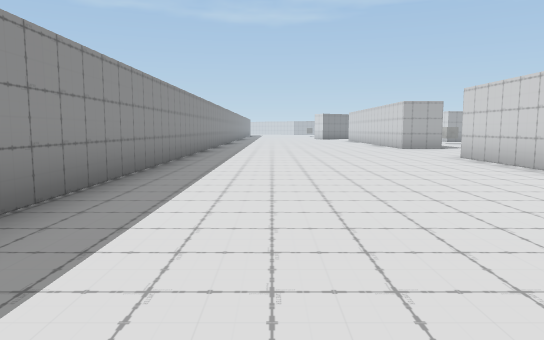
view 1 (above)

24 first-person views from a walk through a Unity game level. The camera is 1.3 m above the floor, tilts 6° down and sees 70° across. The floor is counted in squares, 2 m on a side. Each view is taken from the middle of a square. On the plan, view 1 faces up. The plan holds only what a view shows up to about 11 squares ahead; the rest is blank. The place goes on beyond the plan. Some surface patterns are stand-ins.

view 2
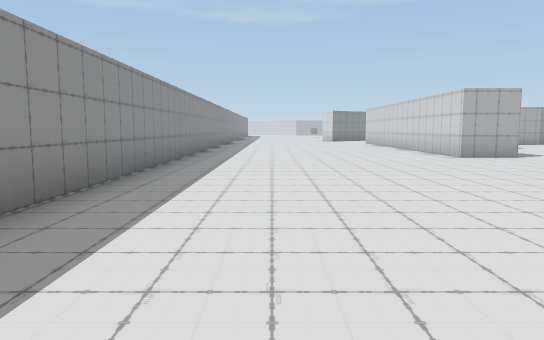

view 3
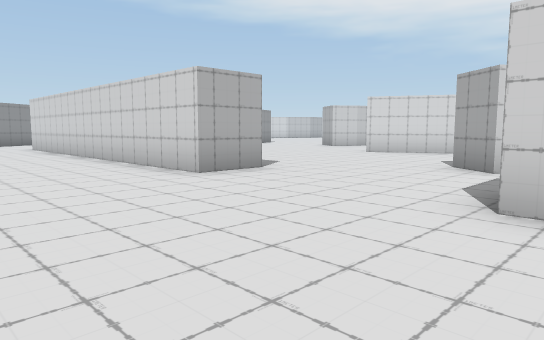

view 4
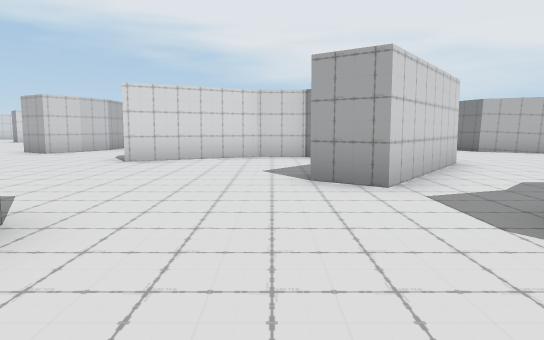

view 5
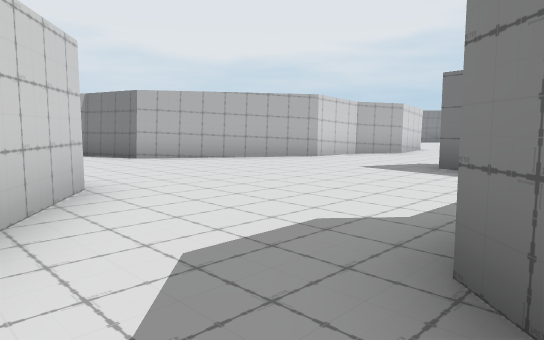

view 6
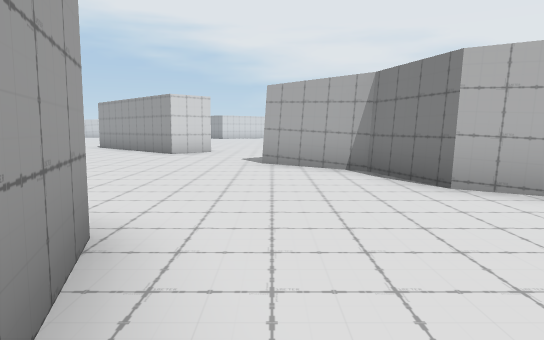

view 7
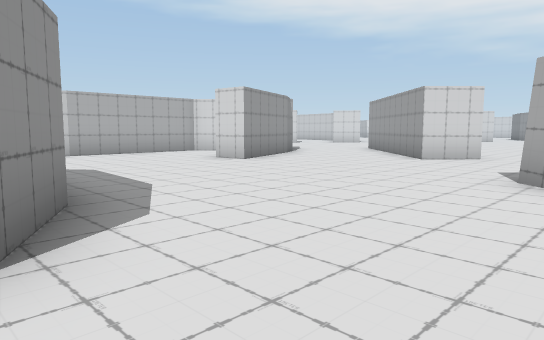

view 8
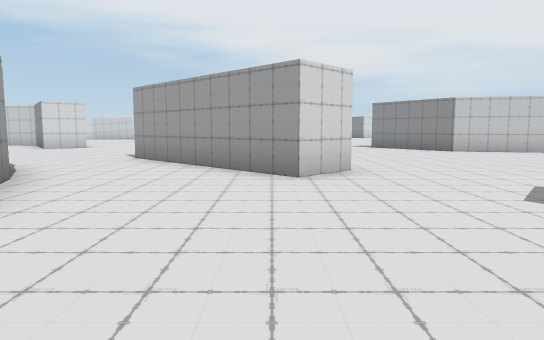

view 9
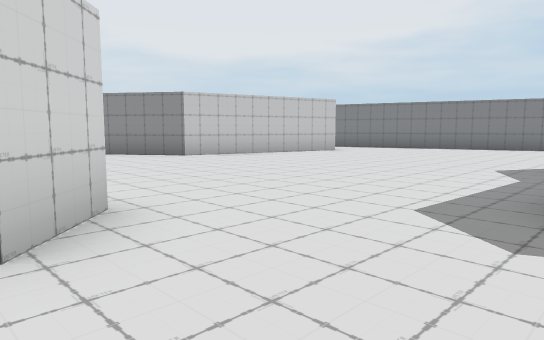

view 10
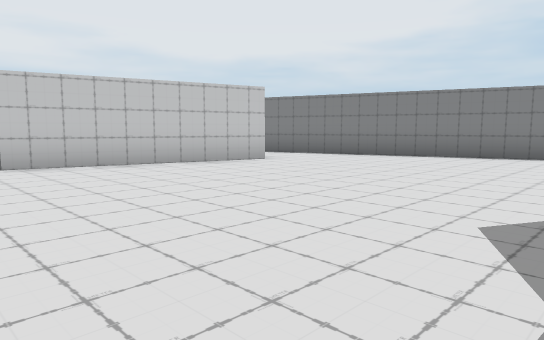

view 11
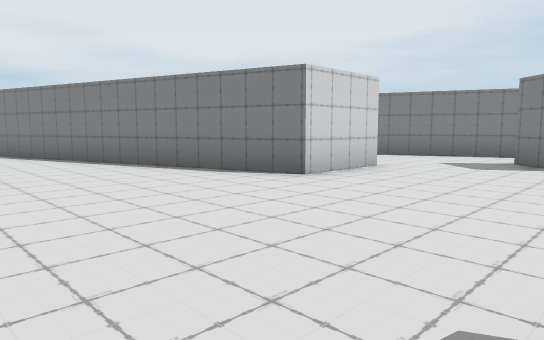

view 12
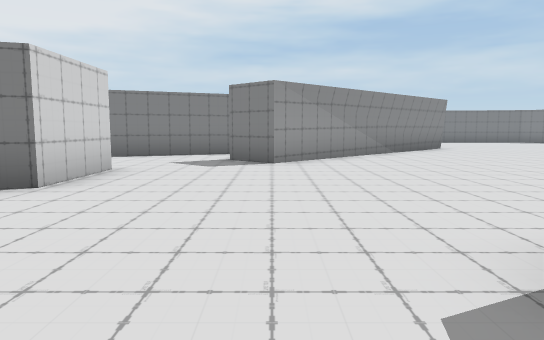

view 13
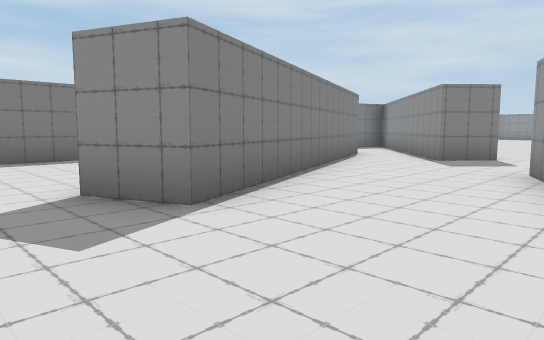

view 14
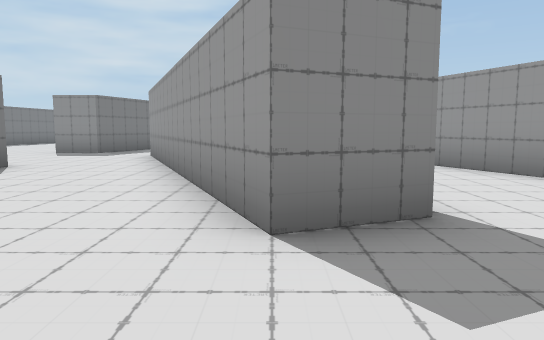

view 15
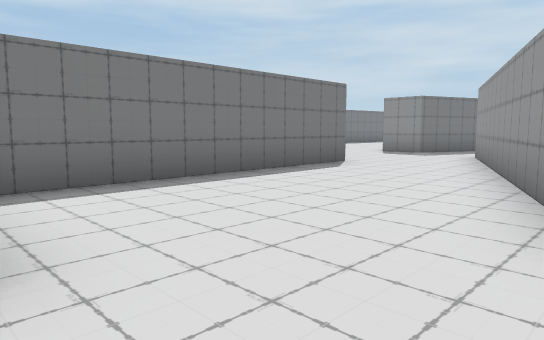

view 16
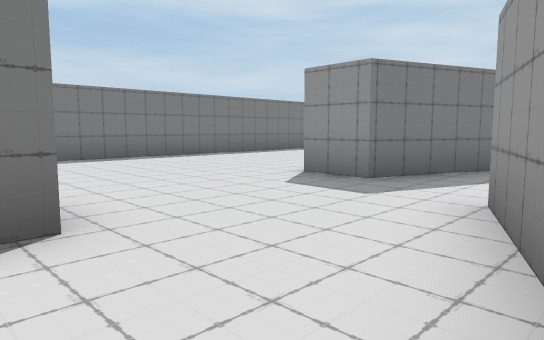

view 17
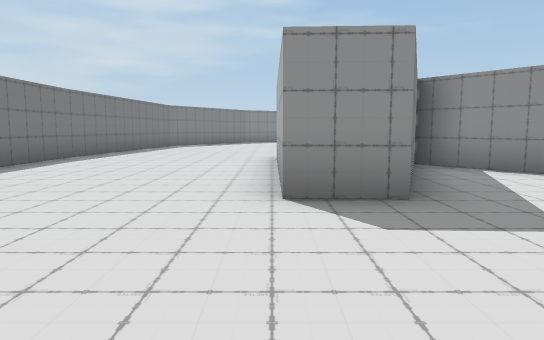

view 18
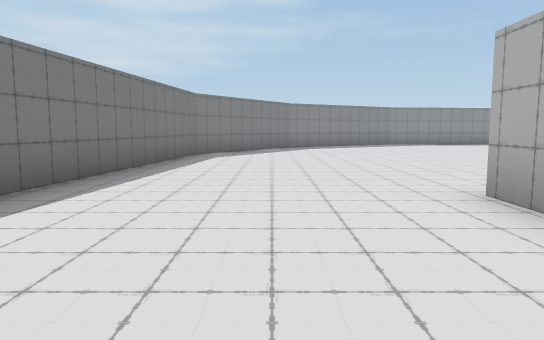

view 19
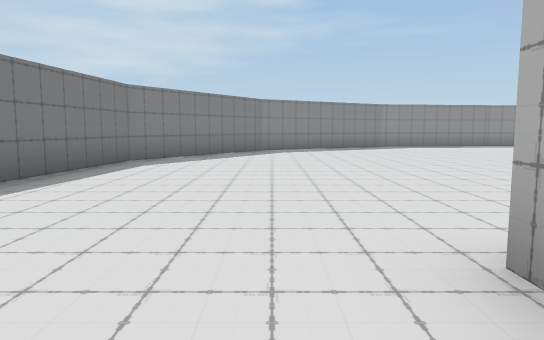

view 20
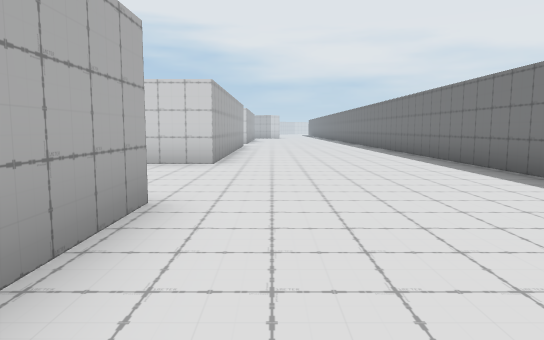

view 21
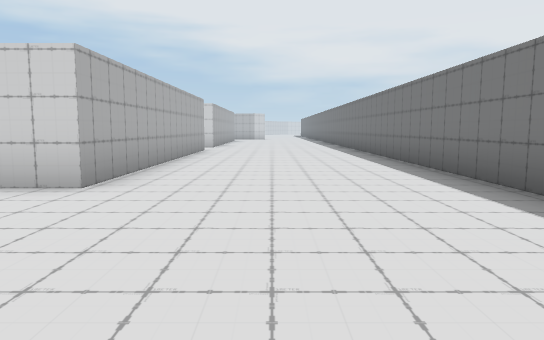

view 22
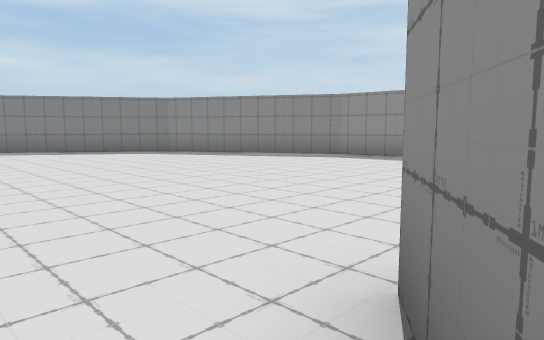

view 23
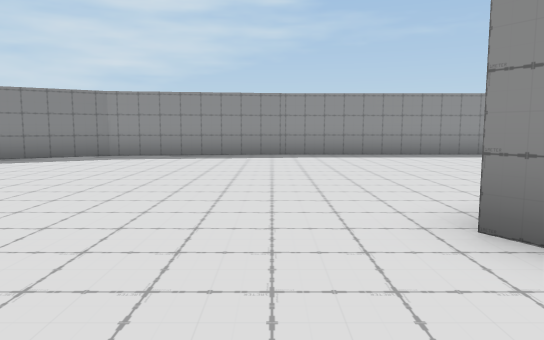

view 24
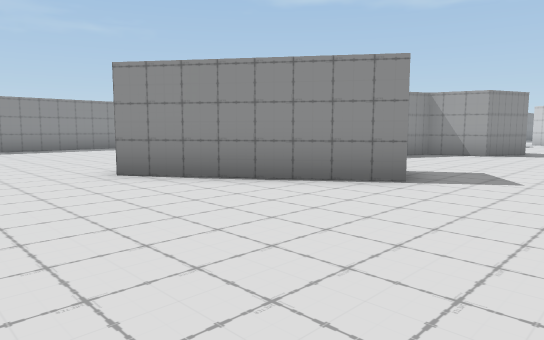

### Floor plan
Points are (right, up) in squares from view 1. A wall is a line through its corners. A room is listed if a view was taken in it or the views show most of it. See-through windows are left out.
Room 1 (views 1, 2, 3, 4, 5, 6, 7, 8, 9, 10, 11, 12, 17, 18, 19, 20, 21, 22, 23, 24)
walls: (11.1, -1.6) (11, -1) (11.7, 0) (11.8, 1.4) (14.2, 5) (16, 5.5) (17.4, 7.2); (8.6, 2.5) (8.1, 1.2) (6.8, 0.8) (6.5, 0.2); (8.9, -4.4) (5.6, -6.7); (10.5, 7.4) (7.3, 9.7) (8, 10.6); (4.3, 6.1) (4.3, 8.9); (6.1, 7.7) (6.7, 7.2); (13.1, 9.6) (12.3, 8.1) (10.8, 7.6); (12.1, 10.2) (12.2, 11.3) (10.7, 14); (19.6, -6.3) (19.6, -4.3) (27.1, -2); (13.3, -11.1) (17, -7.4); (-2.1, -2.5) (-2.1, -7.8); (21.2, 8.7) (20.2, 9.6) (23.8, 13.1); (5.6, 12.8) (4.3, 12.8) (4.3, 17.5); (19.5, -11.2) (17.4, -12); (25.2, 0) (26.4, 4.7) (27.6, 5.6); (16.5, -13.7) (16.4, -14.9) (11.1, -14.9); (-2.1, -7.6) (-1.5, -12) (0.1, -14.8); (20.1, 13.4) (17.6, 12.4) (17.5, 13.3); (14.1, 16.5) (13.3, 17) (13.7, 17.6); (17.5, 16.1) (15.2, 16.1); (1.9, -16.9) (4.9, -18.9) (11.2, -19.7); (11, -19.7) (27, -19.7); (-2.1, 15) (-2.1, 2.9); (27, -14.9) (20.3, -14.9) (20.3, -13.6)
ways out: opening at (18.5, -7.5) to room 2; opening at (20.5, -12.5) to room 3; opening at (16, -13) to room 4; opening at (26, -1)
Room 2 (views 13, 14, 15)
walls: (21.9, -5.3) (19.6, -6.3); (17, -7.4) (17.9, -8.2) (16, -9.8); (16.9, -10.8) (24.2, -7.8) (24.7, -9) (23.3, -9.6)
ways out: opening at (18.5, -7.5) to room 1; opening at (25, -10) to room 3
Room 3 (view 16)
walls: (23.3, -9.6) (19.5, -11.2); (20.3, -13.6) (26.3, -13.6)
ways out: opening at (20.5, -12.5) to room 1; opening at (25, -10) to room 2
Room 4 (no view inside)
walls: (16, -9.8) (12.8, -12.4); (13.1, -12.5) (16.5, -13.7)
ways out: opening at (16, -13) to room 1

Positions as (right, up) in squares from view 1, and headings:
1: (0, 0), facing up
2: (0, 4), facing up
3: (1, 8), facing up-right
4: (3, 11), facing right
5: (6, 9), facing down-right
6: (10, 7), facing right
7: (12, 6), facing up-right
8: (15, 10), facing right
9: (18, 10), facing down-right
10: (19, 6), facing down-right
11: (16, 0), facing down-right
12: (17, 0), facing down
13: (26, -5), facing down-left
14: (27, -9), facing left
15: (27, -9), facing down-left
16: (21, -11), facing down-left
17: (20, -15), facing left
18: (15, -17), facing left
19: (13, -16), facing left
20: (13, -16), facing right
21: (16, -17), facing right
22: (7, -6), facing down-left
23: (8, -8), facing left
24: (11, -9), facing up-left
